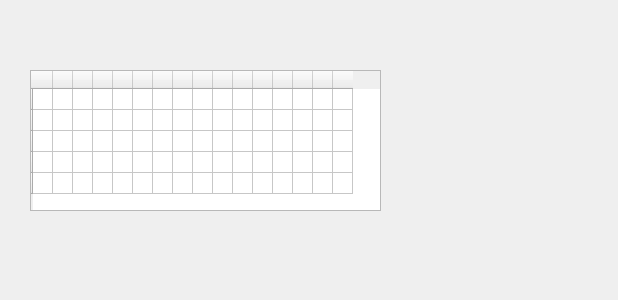
<?xml version="1.0" encoding="UTF-8"?>
<ui version="4.0">
 <class>NotesDialog</class>
 <widget class="QDialog" name="NotesDialog">
  <property name="geometry">
   <rect>
    <x>0</x>
    <y>0</y>
    <width>618</width>
    <height>300</height>
   </rect>
  </property>
  <property name="windowTitle">
   <string>Dialog</string>
  </property>
  <widget class="QTableWidget" name="tableWidget">
   <property name="geometry">
    <rect>
     <x>30</x>
     <y>70</y>
     <width>351</width>
     <height>141</height>
    </rect>
   </property>
   <attribute name="horizontalHeaderMinimumSectionSize">
    <number>6</number>
   </attribute>
   <attribute name="horizontalHeaderDefaultSectionSize">
    <number>20</number>
   </attribute>
   <attribute name="verticalHeaderDefaultSectionSize">
    <number>21</number>
   </attribute>
   <row>
    <property name="text">
     <string/>
    </property>
   </row>
   <row>
    <property name="text">
     <string/>
    </property>
   </row>
   <row>
    <property name="text">
     <string/>
    </property>
   </row>
   <row>
    <property name="text">
     <string/>
    </property>
   </row>
   <row>
    <property name="text">
     <string/>
    </property>
   </row>
   <column>
    <property name="text">
     <string> </string>
    </property>
   </column>
   <column>
    <property name="text">
     <string/>
    </property>
   </column>
   <column>
    <property name="text">
     <string/>
    </property>
   </column>
   <column>
    <property name="text">
     <string/>
    </property>
   </column>
   <column>
    <property name="text">
     <string/>
    </property>
   </column>
   <column>
    <property name="text">
     <string/>
    </property>
   </column>
   <column>
    <property name="text">
     <string/>
    </property>
   </column>
   <column>
    <property name="text">
     <string/>
    </property>
   </column>
   <column>
    <property name="text">
     <string/>
    </property>
   </column>
   <column>
    <property name="text">
     <string/>
    </property>
   </column>
   <column>
    <property name="text">
     <string/>
    </property>
   </column>
   <column>
    <property name="text">
     <string/>
    </property>
   </column>
   <column>
    <property name="text">
     <string/>
    </property>
   </column>
   <column>
    <property name="text">
     <string/>
    </property>
   </column>
   <column>
    <property name="text">
     <string/>
    </property>
   </column>
   <column>
    <property name="text">
     <string/>
    </property>
   </column>
  </widget>
 </widget>
 <resources/>
 <connections/>
</ui>
